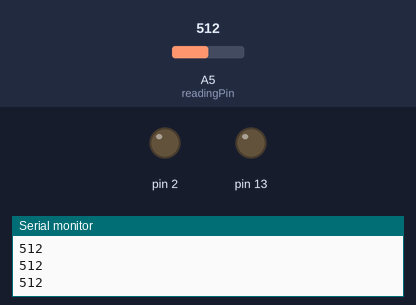
Recording of a sketch running on a simulated Arduino Uno, built with avr-gcc and run on an emulated ATmega328P. Parts: output pins drawn as LEDs (lit = HIGH), the last lines printed to the serial monitor. The test bench sets the inputs (shaded band); at power-on: A5 (readingPin) = 512.

Above: at 1.2 s.
1.3 s: A5 (readingPin) set to 11
2.8 s: A5 (readingPin) set to 8
At 4.1 s:
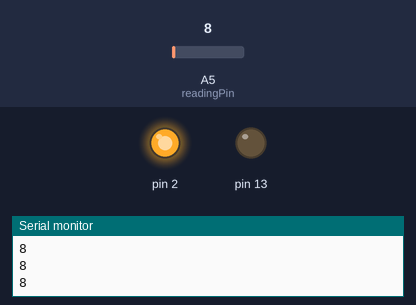
4.4 s: A5 (readingPin) set to 122
At 5.4 s:
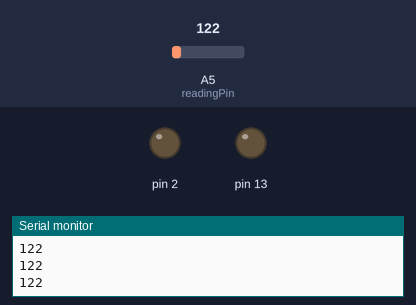
6.0 s: A5 (readingPin) set to 0
At 6.7 s:
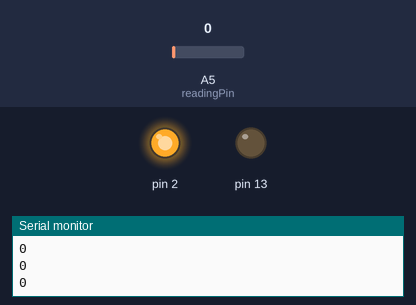
Timing chart, 0 to 8.6 s (numbered marks = the images above; inputs shaded):
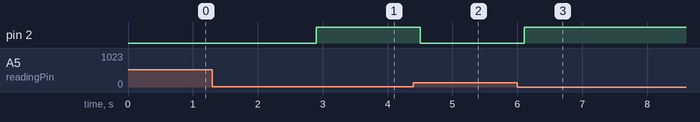

The sketch:

ExternalSwitch.ino
```cpp
int readingPin=A5;
int V;
int printDelay=100;

void setup() {
  // put your setup code here, to run once:
  pinMode(readingPin,INPUT);
  pinMode(13,OUTPUT);
  Serial.begin(9600);
  pinMode(2,OUTPUT);

}

void loop() {
  // put your main code here, to run repeatedly:
  V=analogRead(readingPin);
  Serial.println(V);
  delay(printDelay);

  if (V < 10) {
    digitalWrite(2,HIGH);
  }
  else {
    digitalWrite(2,LOW);
  }
  delay(100);
}
```

Measured:
- the behaviour switches between 10 and 9 on A5 (readingPin) (found by bisection; images 0 and 1)
- after the input at 2.8 s, pin 2: LOW → HIGH after 0.10 s
- after the input at 4.4 s, pin 2: HIGH → LOW after 0.11 s
- after the input at 6.0 s, pin 2: LOW → HIGH after 0.11 s
